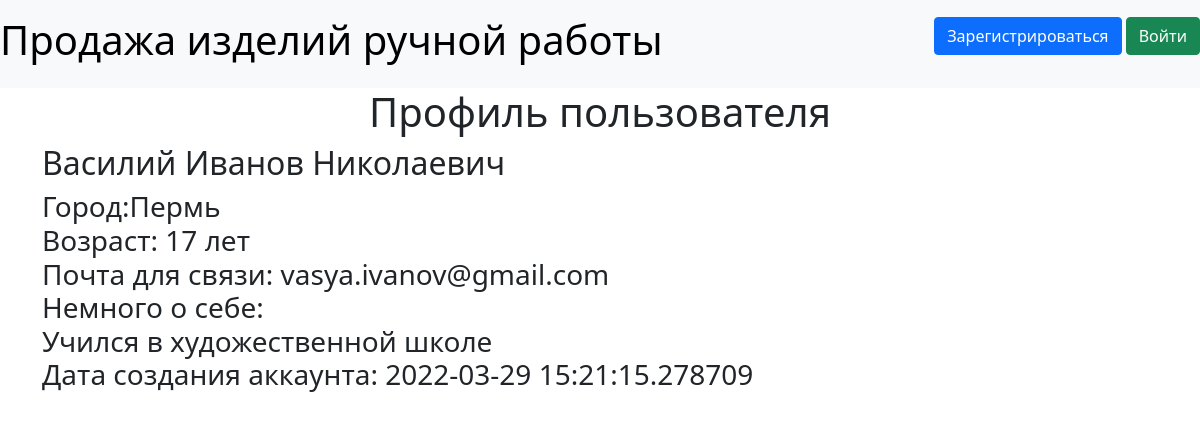
Page /user/1 on the committed database.
### data/users.py (models this page shows, shortened)
class User(SqlAlchemyBase, UserMixin):
    __tablename__ = 'users'
    id = sqlalchemy.Column(sqlalchemy.Integer,
                           primary_key=True, autoincrement=True)
    name = sqlalchemy.Column(sqlalchemy.String, nullable=True)
    surname = sqlalchemy.Column(sqlalchemy.String, nullable=True)
    patronymic = sqlalchemy.Column(sqlalchemy.String, nullable=True)
    city = sqlalchemy.Column(sqlalchemy.String, nullable=True)
    age = sqlalchemy.Column(sqlalchemy.Integer, nullable=True)
    email = sqlalchemy.Column(sqlalchemy.String,
                              index=True, unique=True, nullable=True)
    about = sqlalchemy.Column(sqlalchemy.String, nullable=True)
    hashed_password = sqlalchemy.Column(sqlalchemy.String, nullable=True)
    created_date = sqlalchemy.Column(sqlalchemy.DateTime,
                                     default=datetime.datetime.now)
    ads = orm.relation("Ad", back_populates='user')

### main.py (the view)
@app.route("/user/<user_id>")
def profile(user_id):
    db_sess = db_session.create_session()
    user = db_sess.query(User).filter(User.id == user_id).first()
    return render_template("profile.html", user=user,
                           title=f"Профиль пользователя "
                                 f"{user.name} {user.surname}")

### data/db_session.py (called while the page is built)
def create_session() -> Session:
    global __factory
    return __factory()

### templates/profile.html
{% extends "base.html" %}
{% block content %}
<h1 align="center">Профиль пользователя</h1>
<h2>{{user.name}} {{user.surname}} {{user.patronymic}}</h2>
<h3>Город:{{user.city}}<br>
    Возраст: {{user.age}} лет<br>
    Почта для связи: {{user.email}}<br>
    Немного о себе:<br>{{user.about}}<br>
    Дата создания аккаунта: {{user.created_date}}</h3>
{% endblock %}

### rows in the picture
User: name "Василий", surname "Иванов", patronymic "Николаевич", city "Пермь", age "17", email "vasya.ivanov@gmail.com", about "Учился в художественной школе", created_date "2022-03-29 15:21:15.278709"
